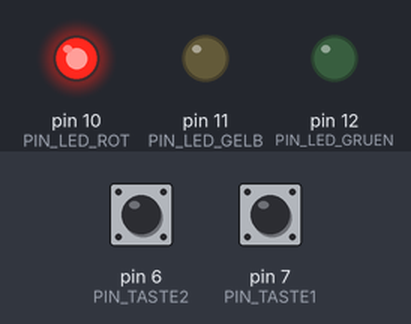
Recording of a sketch running on a simulated Arduino Uno, built with avr-gcc and run on an emulated ATmega328P. On the bench: output pins drawn as LEDs (lit = HIGH). The inputs (shaded band) are chosen by the test bench; at power-on: pin 7 (PIN_TASTE1) HIGH, pin 6 (PIN_TASTE2) HIGH.

Above: at 1.2 s.
1.3 s: pin 7 (PIN_TASTE1) pulled LOW for 0.15 s
At 2.8 s:
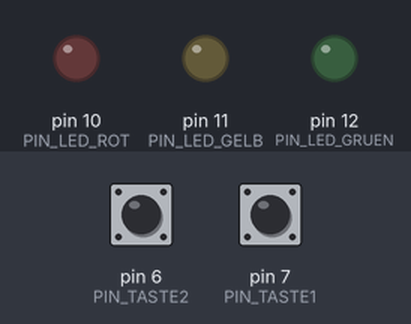
4.4 s: pin 6 (PIN_TASTE2) pulled LOW for 0.15 s
At 5.3 s:
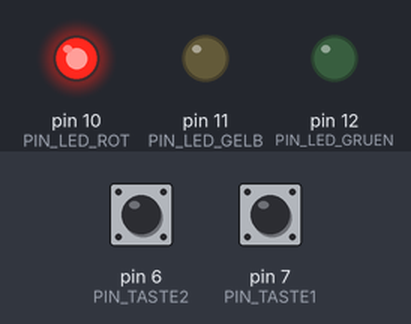
7.5 s: pin 6 (PIN_TASTE2) pulled LOW for 3.2 s
At 9.45 s:
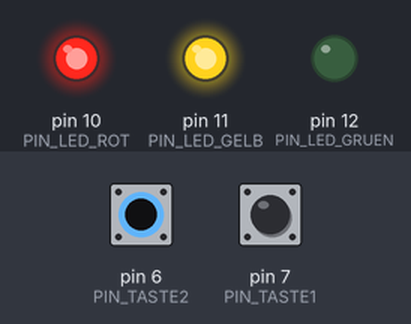
12.2 s: pin 7 (PIN_TASTE1) pulled LOW for 1 s
At 15.1 s:
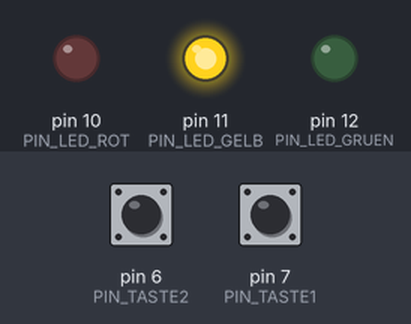
15.2 s: pin 6 (PIN_TASTE2) pulled LOW for 1 s
At 21.2 s:
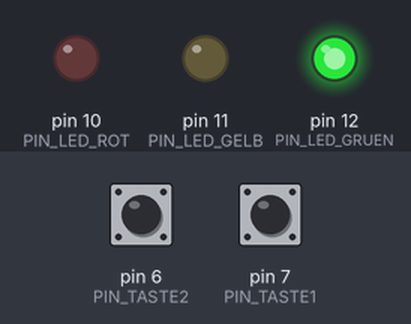
Timing chart, 0 to 23.2 s (numbered marks = the images above; inputs shaded):
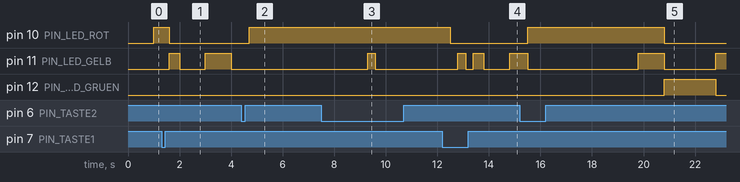

Measured:
- after the input at 1.3 s, pin 10 (PIN_LED_ROT): HIGH → LOW after 0.30 s; pin 11 (PIN_LED_GELB): LOW → HIGH after 0.30 s, → LOW 0.40 s later, → HIGH 1.0 s later, → LOW 1.0 s later
- after the input at 4.4 s, pin 10 (PIN_LED_ROT): LOW → HIGH after 0.30 s; pin 11 (PIN_LED_GELB): stays LOW (without the input it goes to HIGH after 0.61 s)
- after the input at 7.5 s, pin 10 (PIN_LED_ROT): stays HIGH (without the input it goes to LOW after 2.5 s); pin 12 (PIN_LED_GRUEN): stays LOW (without the input it goes to HIGH after 2.5 s)
- after the input at 12.2 s, pin 10 (PIN_LED_ROT): HIGH → LOW after 0.30 s
- after the input at 15.2 s, pin 10 (PIN_LED_ROT): LOW → HIGH after 0.30 s, → LOW 5.3 s later; pin 12 (PIN_LED_GRUEN): LOW → HIGH after 5.6 s, → LOW 2.0 s later

The sketch:

sm9.ino
```cpp
/***********************************
 * State machine 9, Vers. 1.0
 * Automatische Schaltung mit verschiedenen Schaltzeiten
 * Schaltet Zuständ rot - rot/gelb - grün - gelb - rot
 * Taste1: gelb blinken, Taste2: normal
 * Optimierte Version
 * Der Hobbyelektroniker, 12.06.2018
 ***********************************/

// Pin - Definitionen
const int PIN_LED_GRUEN = 12;
const int PIN_LED_GELB = 11;
const int PIN_LED_ROT = 10;

const int PIN_TASTE1 = 7;
const int PIN_TASTE2 = 6;

// Zustände
const int Z_KEINE = 0;
const int Z_ROT = 1;
const int Z_GELB = 2;
const int Z_GRUEN = 3;
const int Z_ROT_GELB = 4;
const int Z_GELB_BLINK = 5;

// Variablen für Ereignisse
bool e_taste1;
bool e_taste2;
bool e_takt;

// Variablen für Zustände
int zustand;

void neuer_zustand(int z_neu) {
  if (zustand == Z_GELB_BLINK && z_neu == Z_GELB_BLINK) {
    digitalWrite(PIN_LED_GELB,!digitalRead(PIN_LED_GELB)); // blinken
    e_taste1 = false;
  } else {
    digitalWrite(PIN_LED_GRUEN,(z_neu == Z_GRUEN));
    digitalWrite(PIN_LED_GELB,(z_neu == Z_GELB || z_neu == Z_ROT_GELB));
    digitalWrite(PIN_LED_ROT,(z_neu == Z_ROT || z_neu == Z_ROT_GELB));
    e_taste2 = false;
  }
  zustand = z_neu;
  e_takt = false;
}

void takt() {
  static unsigned long start= 0;
  int zeit;
  switch (zustand) {
    case Z_ROT: zeit = 5000; break;
    case Z_GRUEN: zeit = 2000; break;
    default: zeit = 1000;
  }
  if (start+zeit < millis()) {
    e_takt = true;
    start = millis();
  }
}

void ereignisse() {
  if (digitalRead(PIN_TASTE1) == LOW) {
    e_taste1 = true;
    delay(300);
  }
  if (digitalRead(PIN_TASTE2) == LOW) {
    e_taste2 = true;
    delay(300);
  }
  takt();
}

void verarbeitung() {
  if (e_taste1) neuer_zustand(Z_GELB_BLINK); // Start Blink-Modus
  if (e_takt) { // Die Aktion hängt vom aktuellen Zustand ab
    switch(zustand) {
      case Z_KEINE: neuer_zustand(Z_ROT); break;
      case Z_ROT: neuer_zustand(Z_ROT_GELB); break;
      case Z_ROT_GELB: neuer_zustand(Z_GRUEN); break;
      case Z_GRUEN: neuer_zustand(Z_GELB); break;
      case Z_GELB: neuer_zustand(Z_ROT); break;
      case Z_GELB_BLINK: neuer_zustand(Z_GELB_BLINK); break;
    }
  }
  if (e_taste2) neuer_zustand(Z_ROT); // Blinkmodus beenden
}

void setup() {
  // Pin's vorbereiten
  pinMode(PIN_LED_GRUEN,OUTPUT);
  pinMode(PIN_LED_GELB,OUTPUT);
  pinMode(PIN_LED_ROT,OUTPUT);

  pinMode(PIN_TASTE1,INPUT_PULLUP);
  pinMode(PIN_TASTE2,INPUT_PULLUP);

  // Ausgangszustand herstellen
  digitalWrite(PIN_LED_GRUEN,LOW);
  digitalWrite(PIN_LED_GELB,LOW);
  digitalWrite(PIN_LED_ROT,LOW);
  zustand = Z_KEINE;
  e_taste1 = false;
  e_taste2 = false;
  e_takt = false;
}

void loop() {
  ereignisse();
  verarbeitung();
}
```
